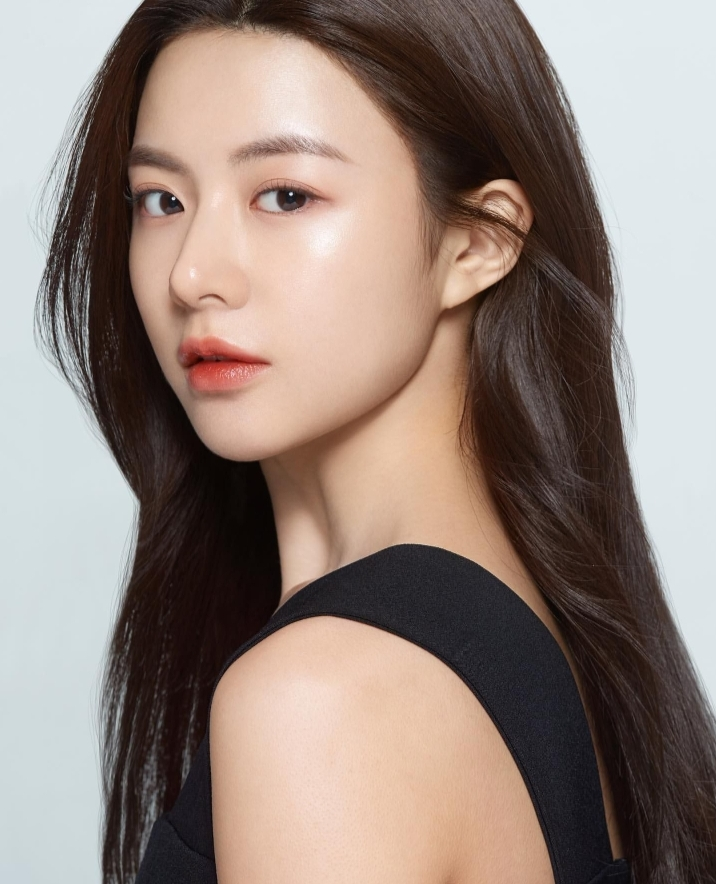
#> input picture image2.jpeg, 716 x 884 px
$ python 'histogram equalisation.py'
#> lines starting #> are read from the running program, lines starting #| are printed output that depends on the picture
import cv2
import numpy as np
import matplotlib.pyplot as plt

# Baca gambar
img = cv2.imread('image2.jpeg',0)
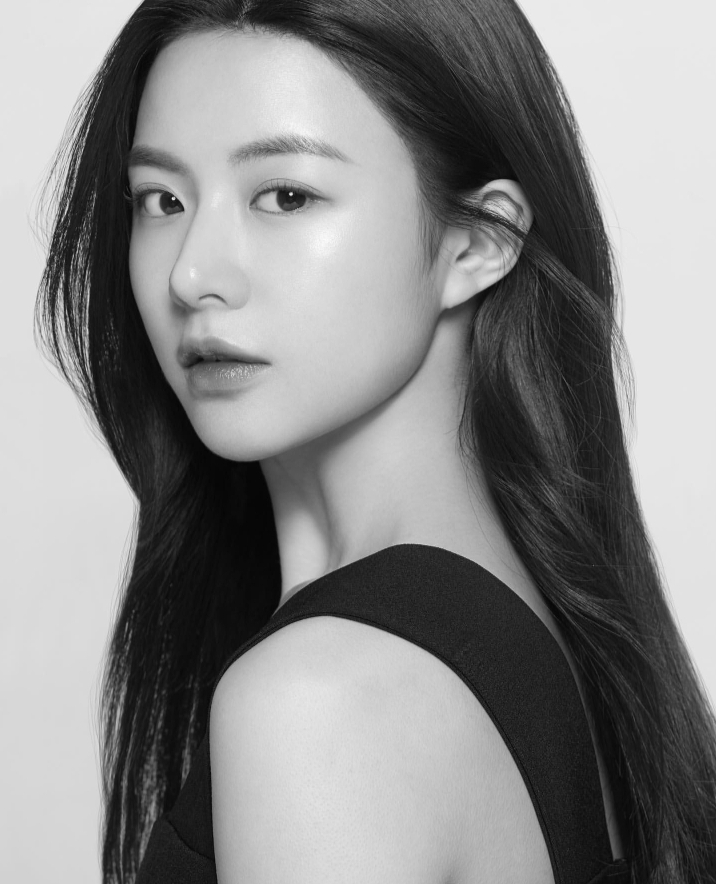
#> img: shape (884, 716); min 4, max 251, mean 134.7

# Hitung histogram
hist,bins = np.histogram(img.flatten(),256,[0,256])
#> hist = 256 values, max 19673 at index 230, min 0 at index 0, mean 2472.4; bins = 257 values from 0 to 256

# Menghitung kumulatif histogram
cdf = hist.cumsum()
#> cdf = 256 values from 0 to 632944
cdf_normalized = cdf * hist.max()/ cdf.max()
#> cdf_normalized = 256 values from 0 to 19673

# Menampilkan gambar dan histogram asli
plt.subplot(221)
plt.imshow(img, cmap='gray')
plt.title('Gambar Asli')
plt.xticks([]), plt.yticks([])

plt.subplot(222)
plt.hist(img.flatten(),256,[0,256], color = 'r')
plt.title('Histogram Asli')
plt.xlim([0,256])

# Menampilkan gambar dan histogram setelah equalisasi
equ = cv2.equalizeHist(img)
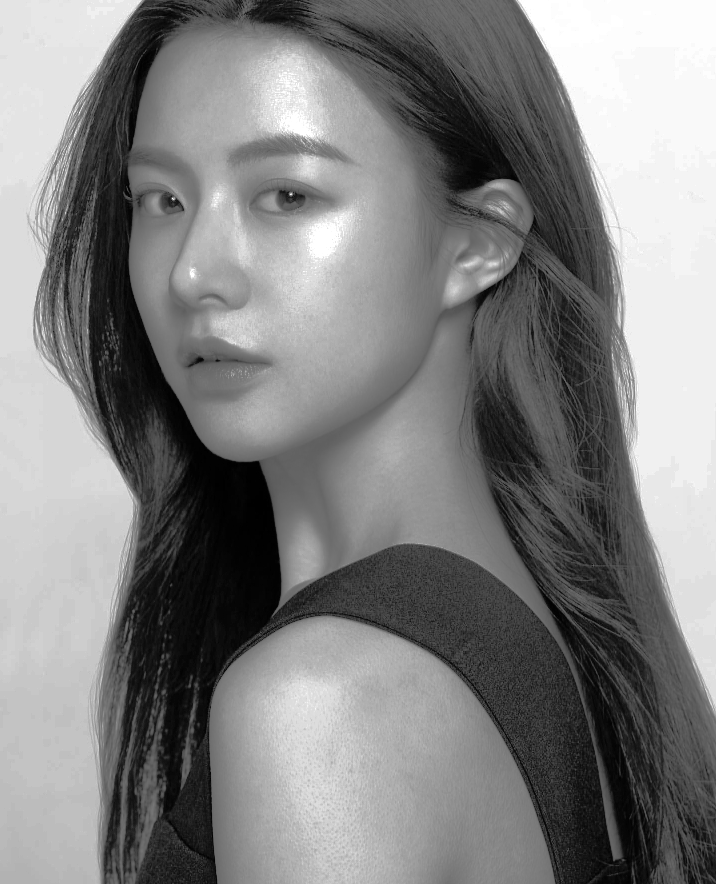
#> equ: shape (884, 716); min 0, max 255, mean 128.6
plt.subplot(223)
plt.imshow(equ, cmap='gray')
plt.title('Gambar setelah Equalisasi')
plt.xticks([]), plt.yticks([])

plt.subplot(224)
plt.hist(equ.flatten(),256,[0,256], color = 'r')
plt.title('Histogram setelah Equalisasi')
plt.xlim([0,256])

plt.show()
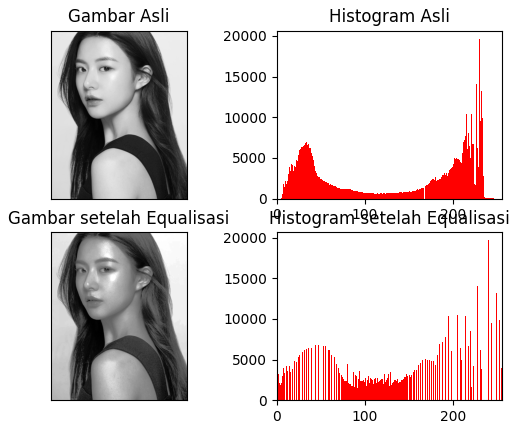
#> figure drawn by matplotlib, 4 panels; panel 2: tallest bar 19673 high, from x = 230 to 231; panel 4: tallest bar 19673 high, from x = 240 to 241

$ run again, with image1.jpeg copied over image2.jpeg
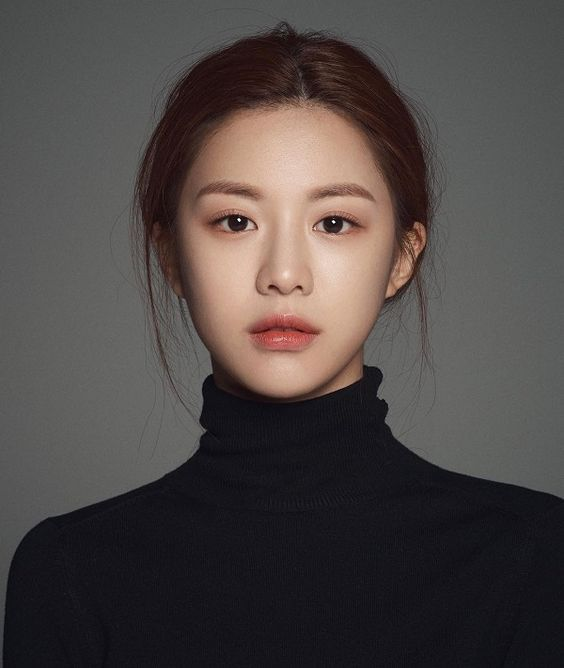
#> input picture image1.jpeg, 564 x 668 px
#> `img = cv2.imread('image2.jpeg',0)`:
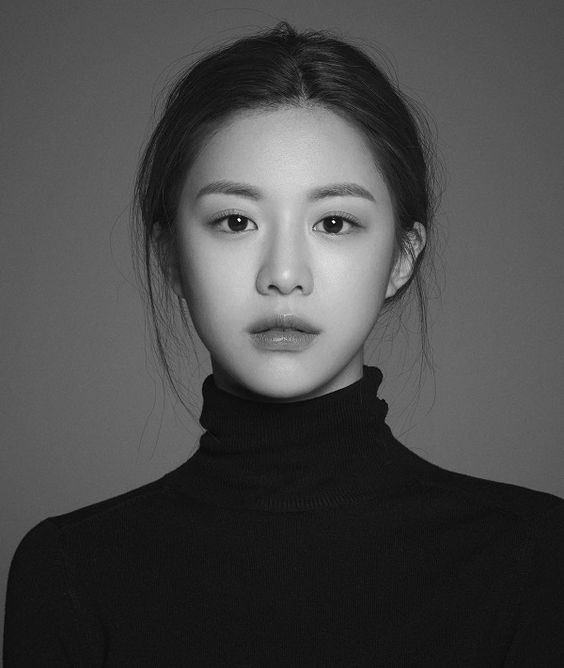
#> img: shape (668, 564); min 0, max 255, mean 72.7
#> hist = 256 values, max 21433 at index 21, min 0 at index 1, mean 1471.7; bins = 257 values from 0 to 256
#> cdf = 256 values from 1 to 376752
#> cdf_normalized = 256 values from 0.0569 to 21433
#> `plt.show()`:
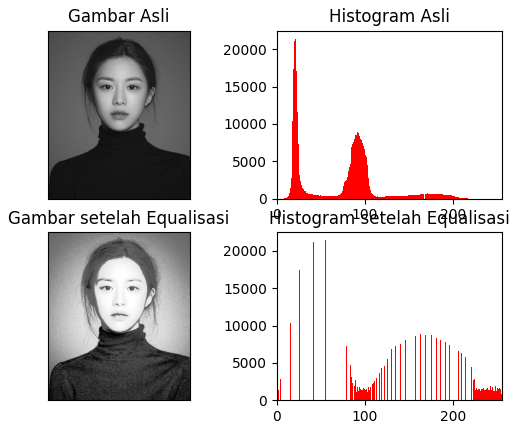
#> figure drawn by matplotlib, 4 panels; panel 2: tallest bar 21433 high, from x = 21 to 22; panel 4: tallest bar 21433 high, from x = 55 to 56

$ run again, with image3.jpeg copied over image2.jpeg
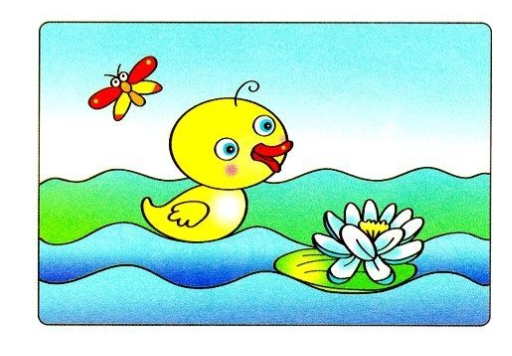
#> input picture image3.jpeg, 512 x 356 px
#> `img = cv2.imread('image2.jpeg',0)`:
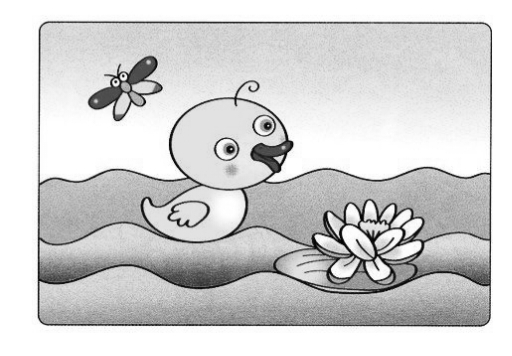
#> img: shape (356, 512); min 2, max 255, mean 209.5
#> hist = 256 values, max 43691 at index 255, min 0 at index 0, mean 712; bins = 257 values from 0 to 256
#> cdf = 256 values from 0 to 182272
#> cdf_normalized = 256 values from 0 to 43691
#> `plt.show()`:
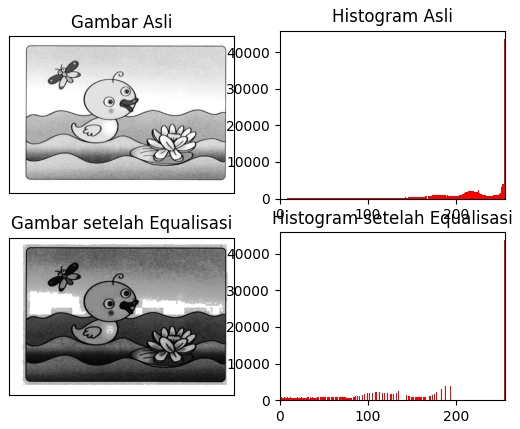
#> figure drawn by matplotlib, 4 panels; panel 2: tallest bar 43691 high, from x = 255 to 256; panel 4: tallest bar 43691 high, from x = 255 to 256

$ run again, with image4.jpeg copied over image2.jpeg
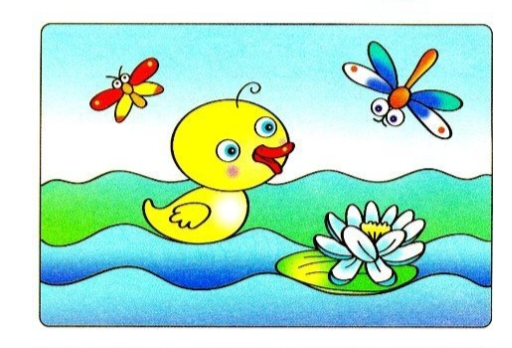
#> input picture image4.jpeg, 512 x 348 px
#> `img = cv2.imread('image2.jpeg',0)`:
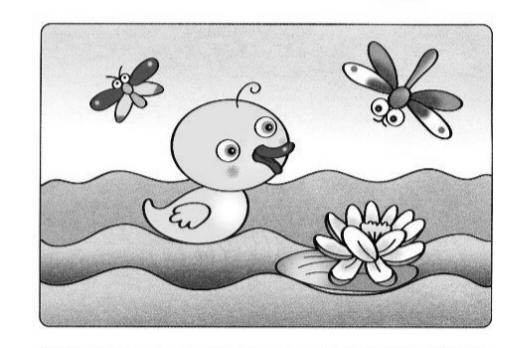
#> img: shape (348, 512); min 2, max 255, mean 206.9
#> hist = 256 values, max 37720 at index 255, min 0 at index 0, mean 696; bins = 257 values from 0 to 256
#> cdf = 256 values from 0 to 178176
#> cdf_normalized = 256 values from 0 to 37720
#> `plt.show()`:
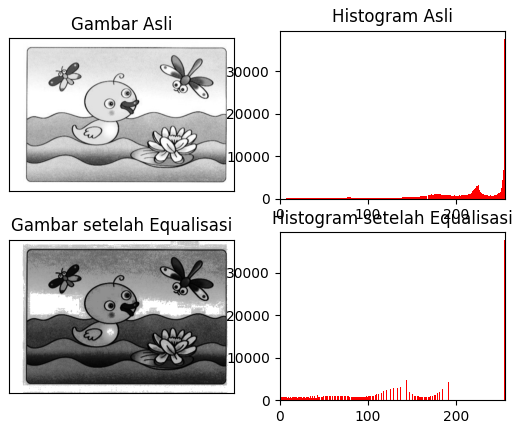
#> figure drawn by matplotlib, 4 panels; panel 2: tallest bar 37720 high, from x = 255 to 256; panel 4: tallest bar 37720 high, from x = 255 to 256
